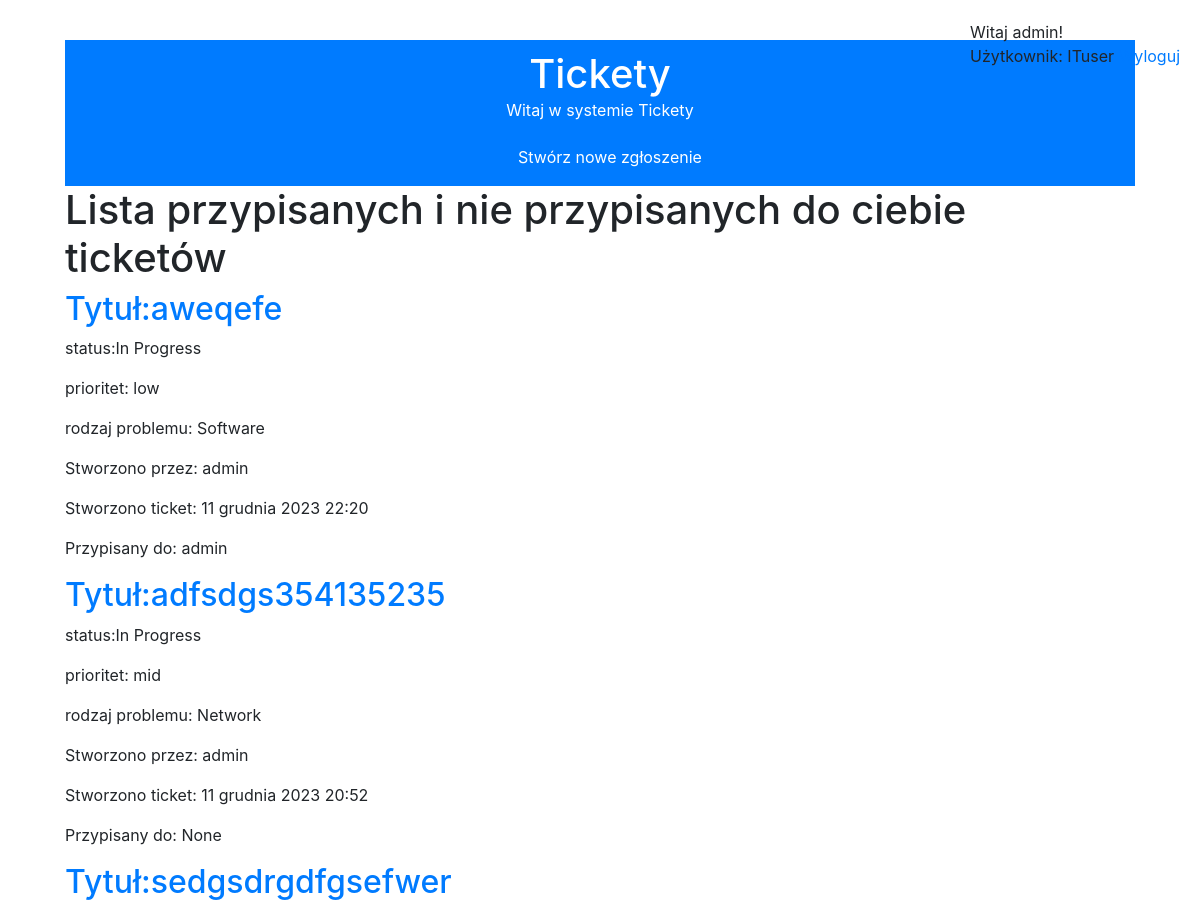
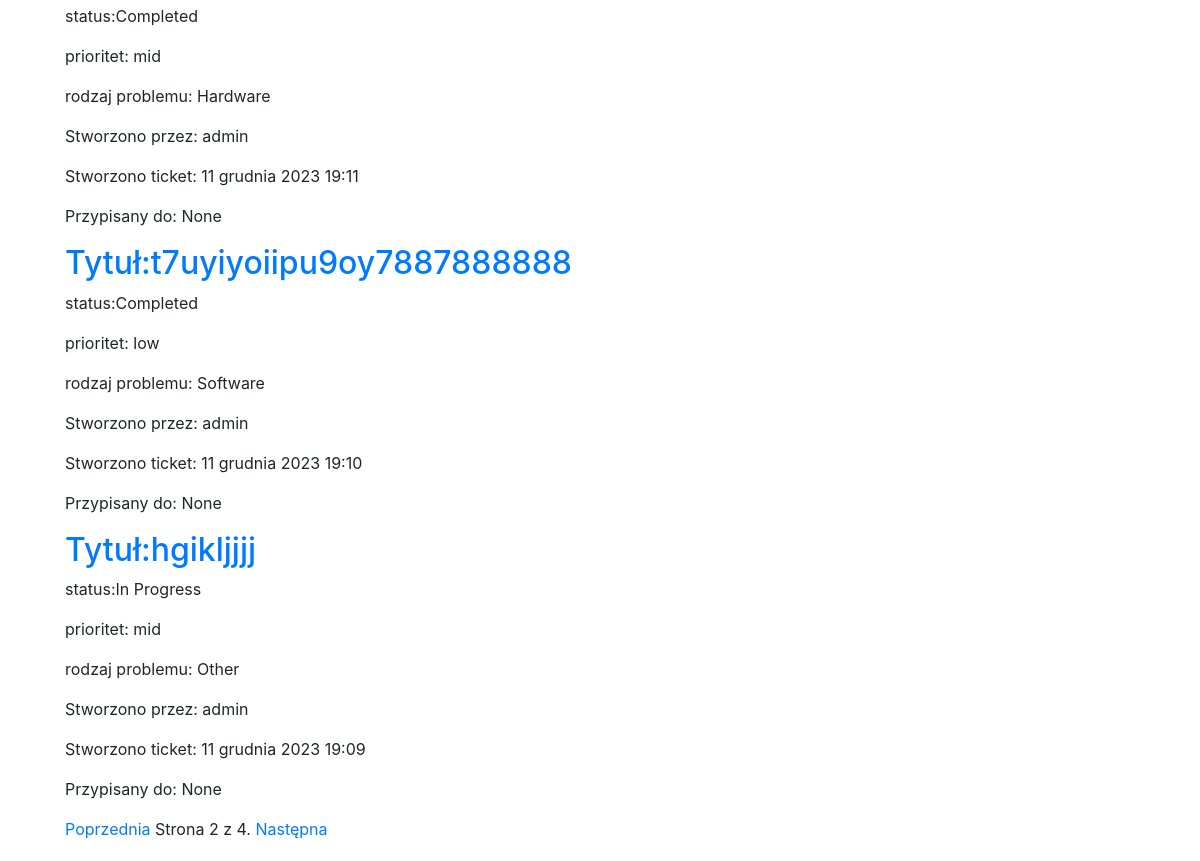
/helpdeskapp/ticket_list/?page=2 (signed in), run on an earlier commit of the app's database (2 pictures, top to bottom).
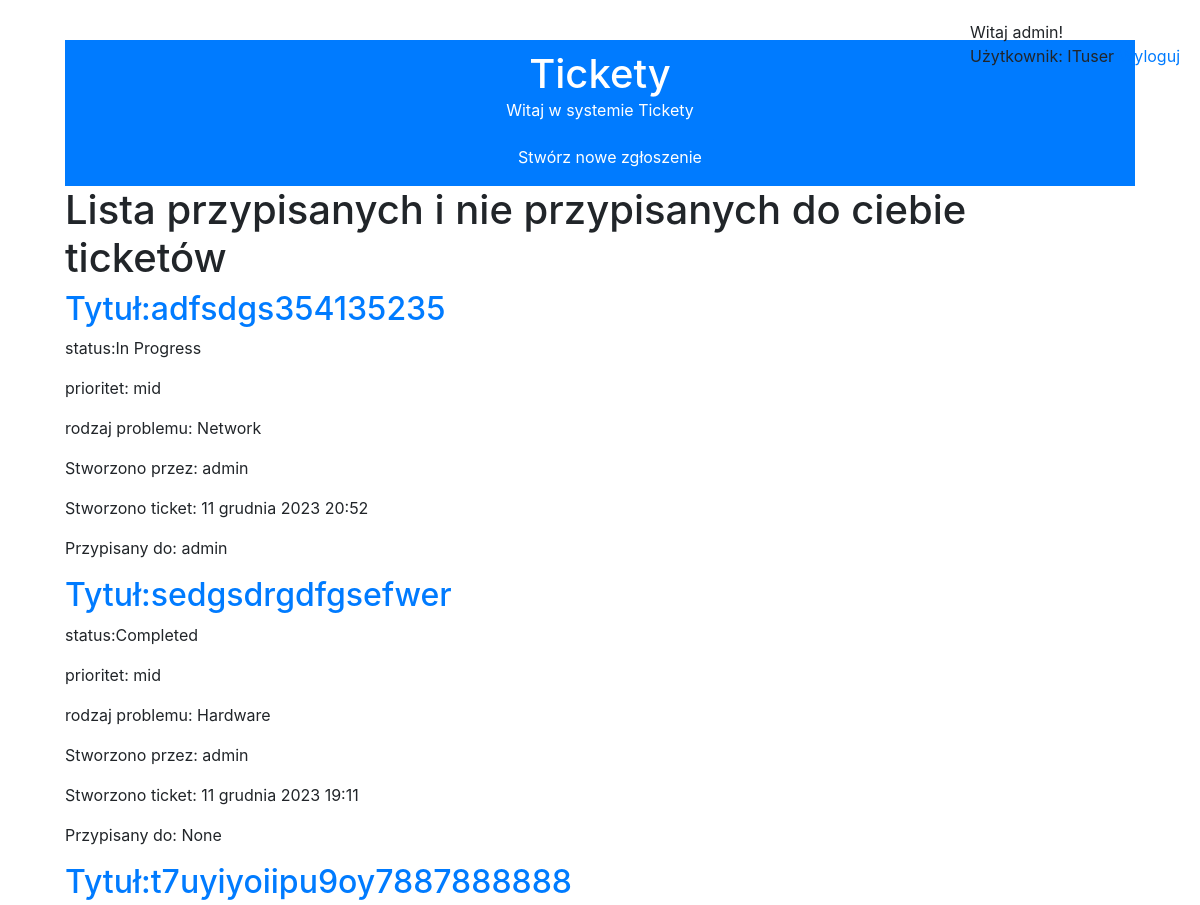
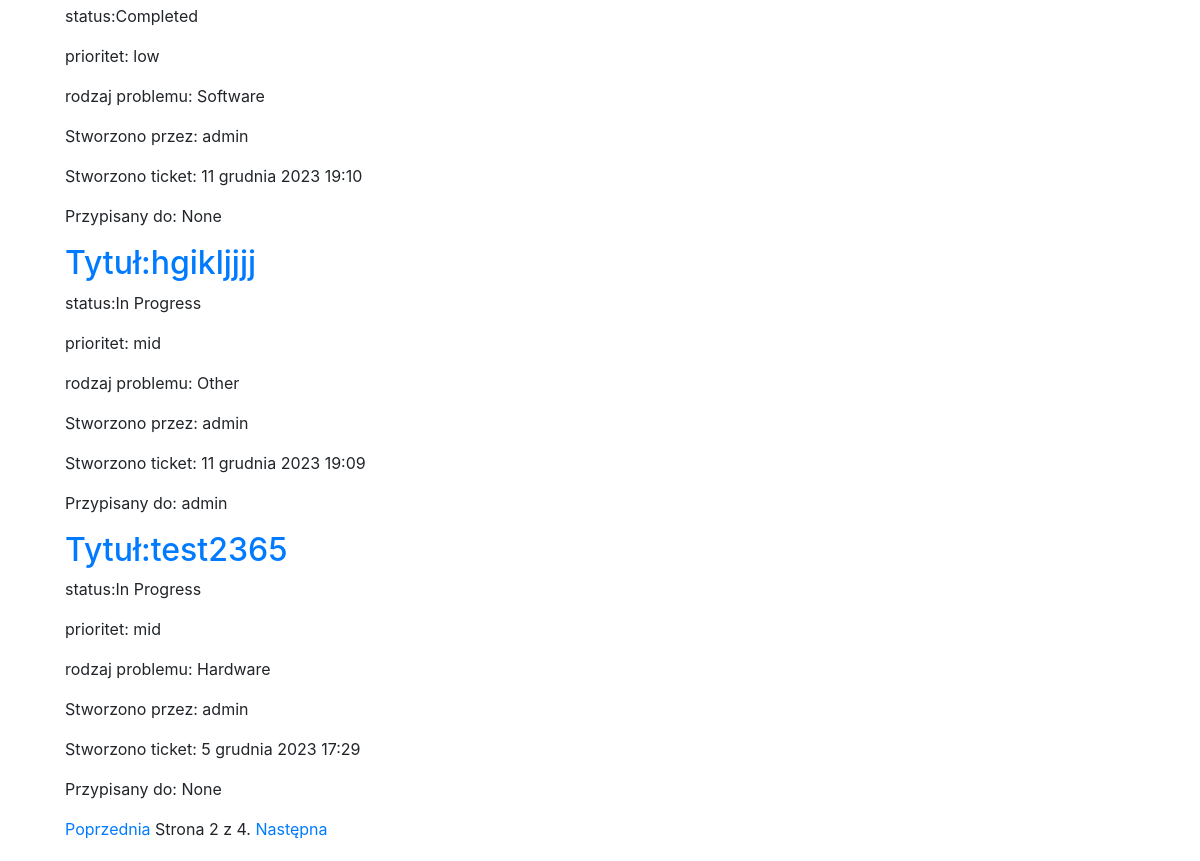
And on a later commit of the database (2 pictures, top to bottom).
### helpdeskapp/models.py (models this page shows)
class Ticket(models.Model):
    """
    Represents a ticket in the helpdesk system.

    Attributes:
        title (str): The title of the ticket.
        description (str): The description of the ticket.
        status (str): The status of the ticket. Choices are 'Pending', 'In Progress', or 'Completed'.
        priority (str): The priority of the ticket. Choices are 'low', 'mid', or 'high'.
        request_type (str): The type of request for the ticket. Choices are 'Software', 'Hardware', 'Network', or 'Other'.
        created_at (datetime): The date and time when the ticket was created.
        assigned_to (User): The user assigned to the ticket.
        updated_at (datetime): The date and time when the ticket was last updated.
        created_by (User): The user who created the ticket.
        closed_at (datetime): The date and time when the ticket was closed.
        slug (str): The slugified version of the ticket title, used for generating a unique URL.
    """

### helpdeskapp/views.py (the view)
# urls.py: path('ticket_list/', views.ticket_list, name='ticket_list'),
@login_required
def ticket_list(request):
    if request.user.groups.filter(name='Defaultuser').exists():
        tickets = Ticket.objects.filter(created_by=request.user)
        if not tickets:
            messages.warning(request, 'Brak zgłoszeń.')
    else:
        tickets = Ticket.objects.filter(Q(assigned_to=request.user) | Q(assigned_to=None))
        if not tickets:
            messages.warning(request, 'Brak zgłoszeń.')
    paginator = Paginator(tickets, 5)
    page = request.GET.get('page')
    paginator = Paginator(tickets, 5)
    page = request.GET.get('page')
    try:
        tickets = paginator.page(page)
    except PageNotAnInteger:
        tickets = paginator.page(1)
    except EmptyPage:
        tickets = paginator.page(paginator.num_pages)
    return render(request, 'helpdeskapp/tickets/ticket_list.html', {'page': page ,'tickets': tickets})

### helpdeskapp/models.py (called while the page is built)
    def get_absolute_url(self):
        return reverse('helpdeskapp:ticket_detail', args=[self.slug])

### helpdeskapp/templates/helpdeskapp/tickets/ticket_list.html (shortened to what this page needs)
{% extends "helpdeskapp/base.html" %}
{% block content %}
<div class="header">
    <h1>Tickety</h1>
    <p>Witaj w systemie Tickety</p>
    <a href="{% url 'helpdeskapp:ticket_add' %}" class = "btn btn-primary">Stwórz nowe zgłoszenie</a>
</div>
    <h1>Lista przypisanych i nie przypisanych do ciebie ticketów</h1>
    {% for ticket in tickets%}
        <h2><a href="{{ticket.get_absolute_url}}">Tytuł:{{ticket.title}}</h2></a>
        <p>status:{{ticket.status}}</p>
        <p>prioritet: {{ticket.priority}}</p>
        <p>rodzaj problemu: {{ticket.request_type}}</p>
        <p>Stworzono przez: {{ticket.created_by}}</p>
        <p>Stworzono ticket: {{ticket.created_at}}</p>
        <p>Przypisany do: {{ticket.assigned_to}}</p>
    {%endfor%}
    {%include "helpdeskapp/pagination.html" with page=tickets %}
{% endblock %}

What changed in the data, as far as the page shows it:
no longer on this page (row unchanged): Ticket: title "aweqefe", status "In Progress", priority "low", request_type "Software", created_by "admin", created_at "11 grudnia 2023 22:20", assigned_to "admin"
changed Ticket "adfsdgs354135235": assigned_to "None" → "admin"
changed Ticket "hgikljjjj": assigned_to "None" → "admin"
now on this page (row unchanged): Ticket: title "test2365", status "In Progress", priority "mid", request_type "Hardware", created_by "admin", created_at "5 grudnia 2023 17:29", assigned_to "None"
